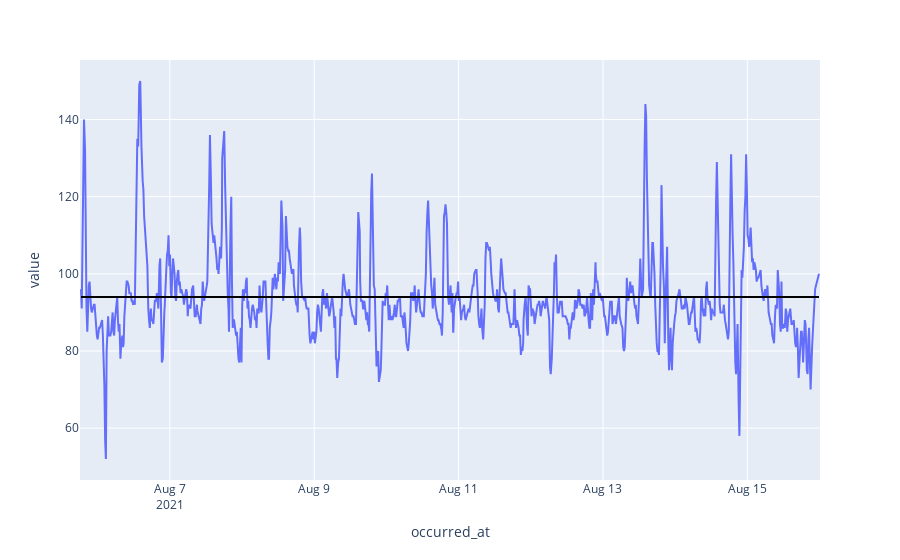

This figure's notebook cell:
### Code cell
# Chart the data for all days
fig = px.line(gm, x = "occurred_at", y="value")

# Draw the average as well
fig.add_shape(type="line", xref="x", yref="y", x0=gm.occurred_at.min(), y0=averageGlucoseAcrossAllDays, x1=gm.occurred_at.max() , y1=averageGlucoseAcrossAllDays, line_color="black",)

fig.show()

### Figure 1 — Plotly figure (JSON) as saved in the notebook; plotly's stock layout.template omitted (floating-point values rounded to 4 significant figures; data arrays with more than 128 entries replaced by an {"elided": "..."} marker saying what was removed)
{"data": [{"hovertemplate": "occurred_at=%{x}<br>value=%{y}<extra></extra>", "legendgroup": "", "line": {"color": "#636efa", "dash": "solid"}, "mode": "lines", "name": "", "orientation": "v", "showlegend": false, "type": "scatter", "x": {"elided": "979 str values"}, "xaxis": "x", "y": {"elided": "979 int values"}, "yaxis": "y"}], "layout": {"legend": {"tracegroupgap": 0}, "margin": {"t": 60}, "shapes": [{"line": {"color": "black"}, "type": "line", "x0": "2021-08-05 18:29:16", "x1": "2021-08-15 23:48:06", "xref": "x", "y0": 94, "y1": 94, "yref": "y"}], "xaxis": {"anchor": "y", "domain": [0, 1], "title": {"text": "occurred_at"}}, "yaxis": {"anchor": "x", "domain": [0, 1], "title": {"text": "value"}}}}
